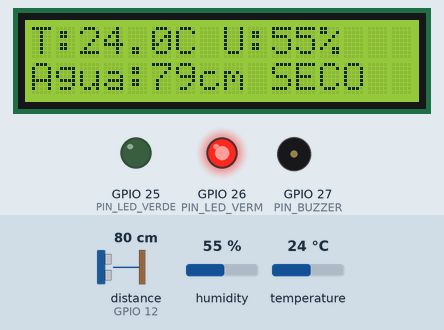
This sketch was run on a simulated ESP32. Shown: 16×2 character LCD, output pins drawn as LEDs (lit = HIGH), buzzer (waves = sounding). Wiring (from diagram.json): ultrasonic range finder: trigger GPIO 13; echo GPIO 12. Inputs (shaded band) come from the test bench; at power-on: distance to the obstacle (sensor on GPIO 12) 80 cm, humidity 55 %, temperature 24 °C. The echo pulse lasts 58.3 µs per cm; WiFi joins after 1.5 s; servers stay silent unless stated; no MQTT or app messages arrive unless stated; pins used as bus, display or sensor lines are not drawn; what the sketch prints to the serial monitor is not drawn.

Above: at 5.6 s.
5.7 s: distance to the obstacle (sensor on GPIO 12) set to 22 cm
At 11.6 s:
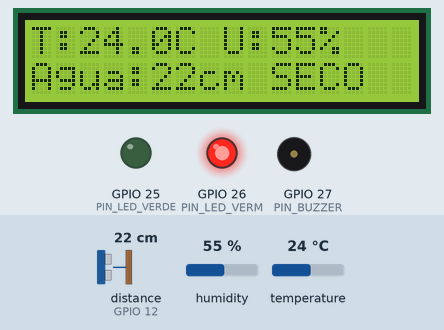
16.7 s: distance to the obstacle (sensor on GPIO 12) set to 18 cm
At 21.0 s:
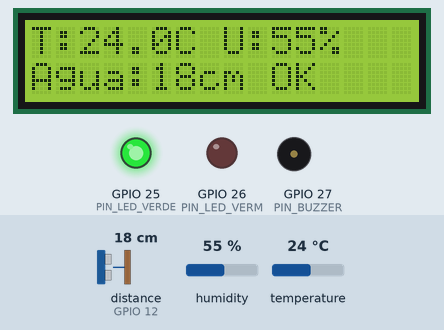
22.8 s: humidity set to 22 %
At 26.1 s:
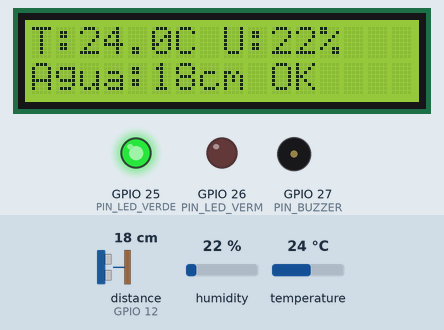
28.9 s: temperature set to 12 °C
At 31.0 s:
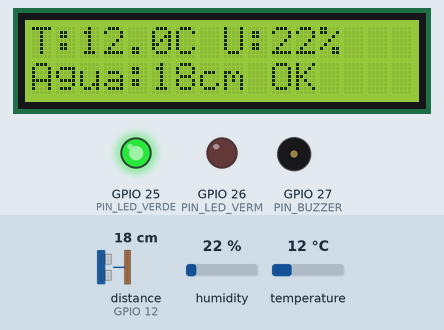
35.0 s: humidity set to 40 %
At 36.1 s:
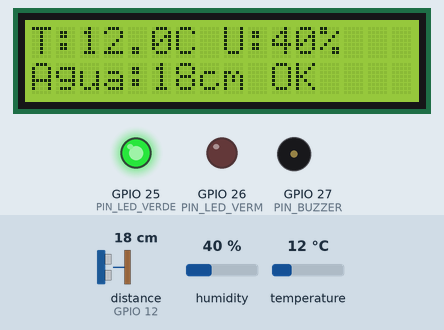
41.1 s: distance to the obstacle (sensor on GPIO 12) set to 35 cm
At 46.7 s:
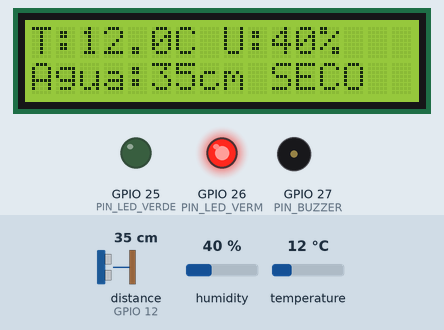
Timing chart, 0 to 48.2 s (numbered marks = the images above; inputs shaded):
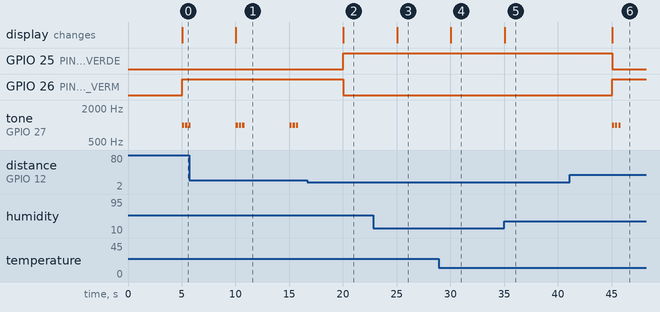

The sketch:

project.ino
```cpp
#include <WiFi.h>
#include <WiFiClientSecure.h>
#include <PubSubClient.h>
#include <DHTesp.h>
#include <LiquidCrystal_I2C.h>

// ── Wi-Fi ─────────────────────────────────────────────
const char* WIFI_SSID     = "Wokwi-GUEST";
const char* WIFI_PASSWORD = "";

// ── MQTT HiveMQ Cloud ─────────────────────────────────
const char* MQTT_BROKER   = "3f3a91da234e4351bfbad9f9e86a145c.s1.eu.hivemq.cloud";
const int   MQTT_PORT     = 8883;
const char* MQTT_CLIENT   = "carbontrack-esp32-47291";
const char* MQTT_USER     = "gustavostr";
const char* MQTT_PASS     = "260207Gu";

// ── Topicos ───────────────────────────────────────────
const char* TOPIC_TEMP       = "carbontrack/temperatura";
const char* TOPIC_UMIDADE    = "carbontrack/umidade";
const char* TOPIC_NIVEL      = "carbontrack/nivel_agua";
const char* TOPIC_ALERTA     = "carbontrack/alerta";

// ── Pinos ─────────────────────────────────────────────
#define PIN_DHT22      15
#define PIN_TRIG       13
#define PIN_ECHO       12
#define PIN_LED_VERDE  25
#define PIN_LED_VERM   26
#define PIN_BUZZER     27

// ── Limites ───────────────────────────────────────────
// Distancia acima de 20cm = poco agua = solo seco
#define LIMITE_DISTANCIA  20
#define INTERVALO_PUB     5000

// ── Objetos ───────────────────────────────────────────
WiFiClientSecure  wifiClient;
PubSubClient      mqttClient(wifiClient);
DHTesp            dht;
LiquidCrystal_I2C lcd(0x27, 16, 2);

unsigned long ultimaPublicacao = 0;

// ─────────────────────────────────────────────────────
void conectarWifi() {
  Serial.print("[WiFi] Conectando...");
  WiFi.begin(WIFI_SSID, WIFI_PASSWORD);
  while (WiFi.status() != WL_CONNECTED) {
    delay(500);
    Serial.print(".");
  }
  Serial.println();
  Serial.print("[WiFi] Conectado! IP: ");
  Serial.println(WiFi.localIP());
}

// ─────────────────────────────────────────────────────
void conectarMQTT() {
  while (!mqttClient.connected()) {
    Serial.print("[MQTT] Conectando ao broker...");
    if (mqttClient.connect(MQTT_CLIENT, MQTT_USER, MQTT_PASS)) {
      Serial.println(" conectado!");
    } else {
      Serial.print(" falhou, rc=");
      Serial.print(mqttClient.state());
      Serial.println(" tentando em 3s");
      delay(3000);
    }
  }
}

// ─────────────────────────────────────────────────────
// HC-SR04: retorna distancia em cm
float lerDistancia() {
  digitalWrite(PIN_TRIG, LOW);
  delayMicroseconds(2);
  digitalWrite(PIN_TRIG, HIGH);
  delayMicroseconds(10);
  digitalWrite(PIN_TRIG, LOW);

  long duracao = pulseIn(PIN_ECHO, HIGH, 30000);
  if (duracao == 0) return 999.0;

  float distancia = (duracao * 0.0343) / 2.0;
  return distancia;
}

// ─────────────────────────────────────────────────────
void atualizarLCD(float temp, float umidade, float distancia, bool seco) {
  lcd.clear();

  // Linha 0: temperatura e umidade
  lcd.setCursor(0, 0);
  lcd.print("T:");
  lcd.print(temp, 1);
  lcd.print("C U:");
  lcd.print((int)umidade);
  lcd.print("%");

  // Linha 1: nivel agua e status
  lcd.setCursor(0, 1);
  lcd.print("Agua:");
  lcd.print((int)distancia);
  lcd.print("cm ");
  lcd.print(seco ? "SECO" : "OK");
}

// ─────────────────────────────────────────────────────
void atualizarSinalizacao(bool seco) {
  if (seco) {
    digitalWrite(PIN_LED_VERDE, LOW);
    digitalWrite(PIN_LED_VERM, HIGH);
    for (int i = 0; i < 3; i++) {
      tone(PIN_BUZZER, 1000, 200);
      delay(300);
    }
  } else {
    digitalWrite(PIN_LED_VERDE, HIGH);
    digitalWrite(PIN_LED_VERM, LOW);
    noTone(PIN_BUZZER);
  }
}

// ─────────────────────────────────────────────────────
void publicarMQTT(float temp, float umidade, float distancia, bool seco) {
  char buffer[16];

  snprintf(buffer, sizeof(buffer), "%.1f", temp);
  mqttClient.publish(TOPIC_TEMP, buffer);

  snprintf(buffer, sizeof(buffer), "%.1f", umidade);
  mqttClient.publish(TOPIC_UMIDADE, buffer);

  snprintf(buffer, sizeof(buffer), "%.1f", distancia);
  mqttClient.publish(TOPIC_NIVEL, buffer);

  const char* status = seco ? "SECO" : "SAUDAVEL";
  mqttClient.publish(TOPIC_ALERTA, status);
}

// ─────────────────────────────────────────────────────
void setup() {
  Serial.begin(115200);
  Serial.println("\n=== CarbonTrack IoT - Guardiao de Solo ===");

  // Pinos de saida
  pinMode(PIN_LED_VERDE, OUTPUT);
  pinMode(PIN_LED_VERM,  OUTPUT);
  pinMode(PIN_BUZZER,    OUTPUT);
  pinMode(PIN_TRIG,      OUTPUT);
  pinMode(PIN_ECHO,      INPUT);

  digitalWrite(PIN_LED_VERDE, LOW);
  digitalWrite(PIN_LED_VERM,  LOW);

  // DHT22
  dht.setup(PIN_DHT22, DHTesp::DHT22);

  // LCD
  lcd.init();
  lcd.backlight();
  lcd.setCursor(0, 0);
  lcd.print("CarbonTrack IoT");
  lcd.setCursor(0, 1);
  lcd.print("Iniciando...");
  delay(2000);

  // Wi-Fi
  conectarWifi();

  // MQTT com SSL
  wifiClient.setInsecure();
  mqttClient.setSocketTimeout(10);
  mqttClient.setKeepAlive(60);
  mqttClient.setServer(MQTT_BROKER, MQTT_PORT);
  conectarMQTT();

  Serial.println("=== Sistema pronto ===");
}

// ─────────────────────────────────────────────────────
void loop() {
  if (!mqttClient.connected()) {
    conectarMQTT();
  }
  mqttClient.loop();

  unsigned long agora = millis();

  if (agora - ultimaPublicacao >= INTERVALO_PUB) {
    ultimaPublicacao = agora;

    // Leitura DHT22
    TempAndHumidity leitura = dht.getTempAndHumidity();
    float temp    = isnan(leitura.temperature) ? 25.0 : leitura.temperature;
    float umidade = isnan(leitura.humidity)    ? 50.0 : leitura.humidity;

    // Leitura HC-SR04
    float distancia = lerDistancia();

    // Solo seco = distancia grande (pouca agua)
    bool seco = (distancia > LIMITE_DISTANCIA);

    Serial.printf("[Sensor] Temp: %.1f C | Umidade: %.1f%% | Agua: %.1f cm | Status: %s\n",
                  temp, umidade, distancia, seco ? "SECO" : "SAUDAVEL");

    atualizarLCD(temp, umidade, distancia, seco);
    atualizarSinalizacao(seco);
    publicarMQTT(temp, umidade, distancia, seco);
  }
}
```

Measured:
- the behaviour switches between 21 and 20 cm on distance to the obstacle (sensor on GPIO 12) (found by bisection; images 1 and 2)
- after the input at 5.7 s, the display: changes after 4.3 s (image 1)
- after the input at 16.7 s, GPIO 25 (PIN_LED_VERDE): LOW → HIGH after 3.3 s; GPIO 26 (PIN_LED_VERM): HIGH → LOW after 3.3 s; tone on GPIO 27 (PIN_BUZZER): stops changing and stays silent; the display: changes after 3.3 s (image 2)
- after the input at 22.8 s, the display: changes after 2.2 s (image 3)
- after the input at 28.9 s, the display: changes after 1.1 s (image 4)
- after the input at 35.0 s, the display: changes at once (image 5)
- after the input at 41.1 s, GPIO 25 (PIN_LED_VERDE): HIGH → LOW after 3.9 s; GPIO 26 (PIN_LED_VERM): LOW → HIGH after 3.9 s; tone on GPIO 27 (PIN_BUZZER): alternates 1000 Hz for 0.20 s and silent for 0.10 s, 6 changes in all, then stays silent, starting after 3.9 s; the display: changes after 3.9 s (image 6)
- by itself, tone on GPIO 27 (PIN_BUZZER): plays 1000 Hz for 0.20 s, 1000 Hz for 0.20 s, 1000 Hz for 0.20 s, 1000 Hz for 0.20 s, 1000 Hz for 0.20 s, 1000 Hz for 0.20 s
